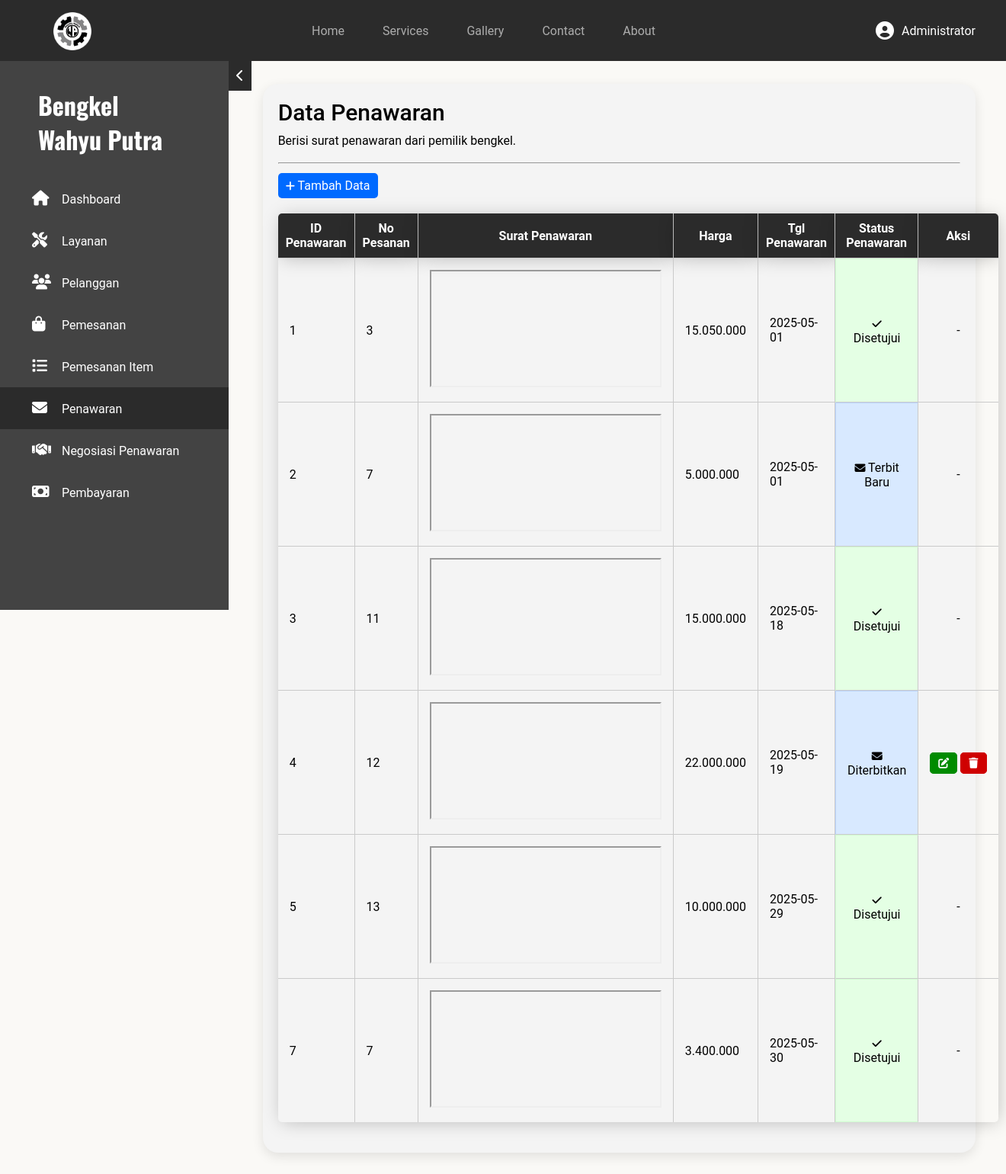
The page /dashboard/admin/penawaran/index.php (signed in) on the database its author committed.
### tables this page shows
CREATE TABLE `penawaran` (
  `id_penawaran` int(11) NOT NULL,
  `no_pesanan` int(11) NOT NULL,
  `surat_penawaran` varchar(500) NOT NULL,
  `harga` int(11) NOT NULL,
  `tgl_penawaran` date NOT NULL DEFAULT curdate(),
  `waktu_penawaran` time NOT NULL DEFAULT curtime(),
  `status_penawaran` enum('Diterbitkan','Negosiasi','Disetujui','Terbit Baru') NOT NULL DEFAULT 'Diterbitkan'
);

### dashboard/admin/penawaran/index.php (the view, shortened to what this page needs)
<?php
require_once $_SERVER['DOCUMENT_ROOT'] . "/bengkel-wahyu-putra/includes/global/koneksi.php";
?>
<!DOCTYPE html>
<html lang="en">
<head>
    <link rel="stylesheet" href="/bengkel-wahyu-putra/assets/css/global.css">
    <link rel="stylesheet" href="/bengkel-wahyu-putra/assets/css/admin.css">
    <link rel="stylesheet" href="/bengkel-wahyu-putra/assets/fontawesome/css/all.css">
</head>
<body>
    <?php require_once $_SERVER['DOCUMENT_ROOT'] . "/bengkel-wahyu-putra/includes/global/nav.php"; ?>
    <main>
        <?php require_once $_SERVER['DOCUMENT_ROOT'] . "/bengkel-wahyu-putra/includes/admin/aside.php"; ?>
        <div class="container-crud">
            <section class="daftar-crud">
                <h1>Data Penawaran</h1>
                <p>Berisi surat penawaran dari pemilik bengkel.</p><br>
                <hr>
                <a href="../pemesanan/" class="btn-add" id="addOffer"><i class="fas fa-plus"></i> Tambah Data</a>
                <?php
                $querySelect = "SELECT * FROM penawaran";
                $sql = mysqli_query($conn, $querySelect);
                ?>
                <table class="table-crud">
                    <tr>
                        <th>ID Penawaran</th>
                        <th>No Pesanan</th>
                        <th>Surat Penawaran</th>
                        <th>Harga</th>
                        <th>Tgl Penawaran</th>
                        <th>Status Penawaran</th>
                        <th>Aksi</th>
                    </tr>
                    <?php while ($result = mysqli_fetch_assoc($sql)) { ?>
                        <tr>
                            <td><?= $result['id_penawaran'] ?></td>
                            <td><?= $result['no_pesanan'] ?></td>
                            <td><iframe src="../../../uploads/penawaran/<?= $result['surat_penawaran'] ?>"></iframe></td>
                            <td><?= number_format($result['harga'], 0, ',', '.') ?></td>
                            <td><?= $result['tgl_penawaran'] ?></td>
                            <td class="
                            <?php
                            $status = '';
                            if ($result['status_penawaran'] == 'Negosiasi') {
                                $status = "<i class='fas fa-handshake'></i> Negosiasi";
                                echo 'row-yellow';
                            } elseif ($result['status_penawaran'] == 'Disetujui') {
                                $status = "<i class='fas fa-check'></i> Disetujui";
                                echo 'row-green';
                            } elseif ($result['status_penawaran'] == 'Terbit Baru') {
                                $status = "<i class='fas fa-envelope'></i> Terbit Baru";
                                echo 'row-blue';
                            }
                            else {
                                $status = "<i class='fas fa-envelope'></i> Diterbitkan";
                                echo 'row-blue';
                            }
                            ?>
                            " <?php
                                ?> style="text-align: center;"><?= $status ?></td>
                            <?php if ($result['status_penawaran'] != in_array($result['status_penawaran'], ['Disetujui', 'Terbit Baru'])) : ?>
                                <td class="action">
                                    <a href="kelola/?no=<?= $result['no_pesanan'] ?>&edit=1" class="btn edit"><i class="fas fa-pen-to-square"></i></a>
                                    <a href="./?hapus=<?= $result['id_penawaran'] ?>&no=<?= $result['no_pesanan'] ?>" class="btn hapus"><i class="fas fa-trash"></i></a>
                                </td>
                            <?php else :
                                echo '<td style="text-align: center;"> - </td>';
                            endif;
                            ?>
                        </tr>
                    <?php } ?>
                </table>
            </section>
        </div>
    </main>
</body>
</html>

### assets/css/global.css (style rules this page uses)
:root { --primary-color: #2b2b2b; --secondary-color: #faf9f6; }
* { margin: 0; padding: 0; font-family: "Roboto", serif; scroll-behavior: smooth; box-sizing: border-box; }
a { text-decoration: none; }
h1, h2, h3, p, strong, cite, hr, main img, header a, main a, input, label, select, option, textarea, em, strong, button, span { animation: coolTransition 0.9s; }
main { background-color: var(--secondary-color); }
.fas, .fab { font-size: 25px; }

### assets/css/admin.css (style rules this page uses)
:root { --primary-color: #2b2b2b; --secondary-color: #faf9f6; }
body { background-color: var(--secondary-color); }
main { display: grid; grid-template-columns: auto 1fr; }
table .fas { font-size: 14px; }
a { display: inline-block; }
table a { color: white; font-size: 14px; }
.btn { display: inline-block; margin-top: 10px; padding: 5px 10px; border-radius: 5px; color: white; width: 48%; text-align: center; }
.btn-add { display: inline-block; color: white; background-color: #006aff; border-radius: 5px; margin-top: 12px; padding: 7px 10px; }
.btn-add, .btn { transition: .3s cubic-bezier(0.19, 1, 0.22, 1); }
.btn-add i { font-size: 14px; }
.btn i { font-size: 14px; }
.edit { background-color: #008b00; border: 1px solid #008b00; }
.hapus { background-color: #cf0000; border: 1px solid #cf0000; }
table.table-crud { width: 100%; margin-top: 20px; border-spacing: 0; border-collapse: separate; border-radius: 5px; box-shadow: 2px 2px 25px -3px rgba(0, 0, 0, 0.25); overflow: hidden; }
table.table-crud th { padding: 10px; padding: 10px; color: white; background-color: #2b2b2b; box-shadow: 2px 2px 25px -3px rgba(0, 0, 0, 0.25); }
table.table-crud td { padding: 15px; }
table.table-crud th, table.table-crud tr:not(:last-child) td { border-bottom: 1px solid #cacaca; }
table.table-crud th:not(:last-child), table.table-crud td:not(:last-child) { border-right: 1px solid #cacaca; }
table.table-crud .btn { display: inline; }
table.table-crud .action { white-space: nowrap; }
.row-green { border: 1px solid #d2ffd2; background-color: #e4ffe4; }
.row-blue { border: 1px solid #bad4ff; background-color: #d8e9ff; }
div.container-crud { margin: 30px 20px; }
.daftar-crud { width: 95%; margin: auto auto 50px; padding: 20px 20px 40px 20px; border-radius: 20px; box-shadow: 0px 5px 15px rgba(0, 0, 0, 0.1); background-color: #f4f4f4; cursor: default; }
.daftar-crud h1 { font-size: 30px; font-weight: 500; margin-bottom: 10px; }

### rows shown on the page
penawaran: id_penawaran "1", no_pesanan "3", harga "15.050.000", tgl_penawaran "2025-05-01", status_penawaran "Disetujui" (drawn)
penawaran: id_penawaran "2", no_pesanan "7", harga "5.000.000", tgl_penawaran "2025-05-01", status_penawaran "Terbit Baru"
penawaran: id_penawaran "3", no_pesanan "11", harga "15.000.000", tgl_penawaran "2025-05-18", status_penawaran "Disetujui" (drawn)
penawaran: id_penawaran "4", no_pesanan "12", harga "22.000.000", tgl_penawaran "2025-05-19", status_penawaran "Diterbitkan"
penawaran: id_penawaran "5", no_pesanan "13", harga "10.000.000", tgl_penawaran "2025-05-29", status_penawaran "Disetujui" (drawn)
penawaran: id_penawaran "7", no_pesanan "7", harga "3.400.000", tgl_penawaran "2025-05-30", status_penawaran "Disetujui" (drawn)

### other values the page prints
$nama "Administrator"
